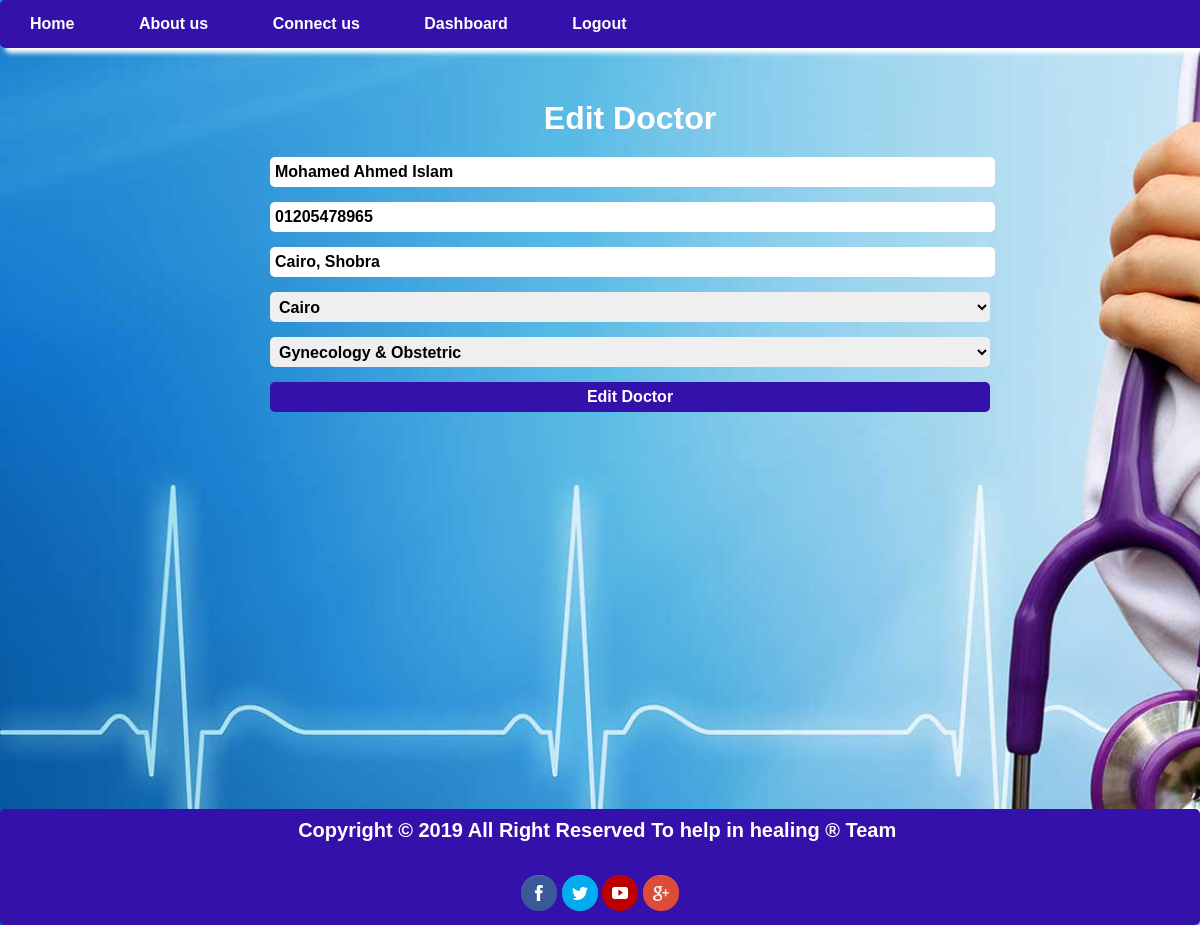
/admin/index.php?action=edit&doctorId=3, run on the app's committed database.
### tables this page shows
CREATE TABLE `doctors` (
  `doctorId` int(11) NOT NULL,
  `name` varchar(255) NOT NULL,
  `phone` varchar(255) NOT NULL,
  `address` varchar(255) NOT NULL,
  `city` varchar(255) NOT NULL,
  `department` varchar(255) NOT NULL
);

CREATE TABLE `lists` (
  `Departments` varchar(255) NOT NULL,
  `Cities` varchar(255) NOT NULL
);

### admin/index.php (the view, shortened to what this page needs)
<?php
    include "../includes/connect.php";
    include "includes/templates/header.php";
    if(isset($_GET['action'])):
        switch($_GET['action']):
            case 'add':?>
        <?php break;
            case 'edit':
                $sql = "SELECT * FROM doctors WHERE doctorId=" . $_GET['doctorId'];
                $result = mysqli_query($conn, $sql);
                $row = mysqli_fetch_array($result);
                ?>
                <div class="edit-div">
                    <h1>Edit Doctor</h1>
                    <form method="POST" class="edit-form" action="<?=$_SERVER['PHP_SELF']?>">
                        <input type="text" name="docName" value="<?=$row['name']?>" placeholder="Doctor's Name">
                        <input type="tel" name="docPhone" value="<?=$row['phone']?>" placeholder="Doctor's Phone">
                        <input type="text" name="docAddress" value="<?=$row['address']?>" placeholder="Doctor's Address">
                        <select name="docCity">
                            <?php
                                $sql="SELECT * FROM lists";
                                $result= mysqli_query($conn, $sql);
                                $lists = mysqli_fetch_all($result);
                                foreach($lists as $list):?>
                                    <option <?=selectForm($list[1], $row['city'])?>>
                                        <?=$list[1]?>
                                    </option>
                                <?php endforeach;?>
                        </select>
                        <select name="docDepart">
                            <?php
                                $sql="SELECT * FROM lists";
                                $result= mysqli_query($conn, $sql);
                                $lists = mysqli_fetch_all($result);
                                foreach($lists as $list):?>
                                    <option <?=selectForm($list[0], $row['department']);?>>
                                        <?=$list[0];?>
                                    </option>
                                <?php endforeach;?>
                        </select>
                        <input type = "submit" class="add-btn" value="Edit Doctor" name="editDoctor">
                    </form>
                </div>
                <?php
            break;
            default:?>
        <?php
        endswitch;
    endif;
        require_once "includes/templates/footer.php";
    ?>

### layout/css/style.css (style rules this page uses)
* { margin: 0px; padding: 0px; font-family: Arial; font-weight: bold; border:none; outline:none; border-radius: 5px; color: #fff; }
div,h1,h2,h3,p,fieldset { text-align: center; }
input, select, select option, table, table tr td { color: #000; }
body { background-image: url(../images/home.jpg); background-size: cover; background-repeat: no-repeat; }
.add-div, .edit-div { margin-left: 170px; width: 40%; display: inline-block; }
.edit-div { margin-left: 270px; width: 60%; margin-top: 100px; }
.add-div .add-btn, .edit-div .add-btn { background-color: #31a; padding: 5px 10px; color: #fff; }
.add-div input, .add-div select, .edit-div input, .edit-div select { padding-left: 5px; width: 100%; margin-bottom: 15px; height: 30px; font: normal bold 16px/16px Arial,Tahoma; }
.search-div input, select { padding: 5px;font: normal bold 16px/16px Arial,Tahoma; }
h1 { margin-bottom: 20px; }

### data on the page
doctors: docName "Mohamed Ahmed Islam", docPhone "01205478965", docAddress "Cairo, Shobra", docCity "Cairo", docDepart "Gynecology & Obstetric"
